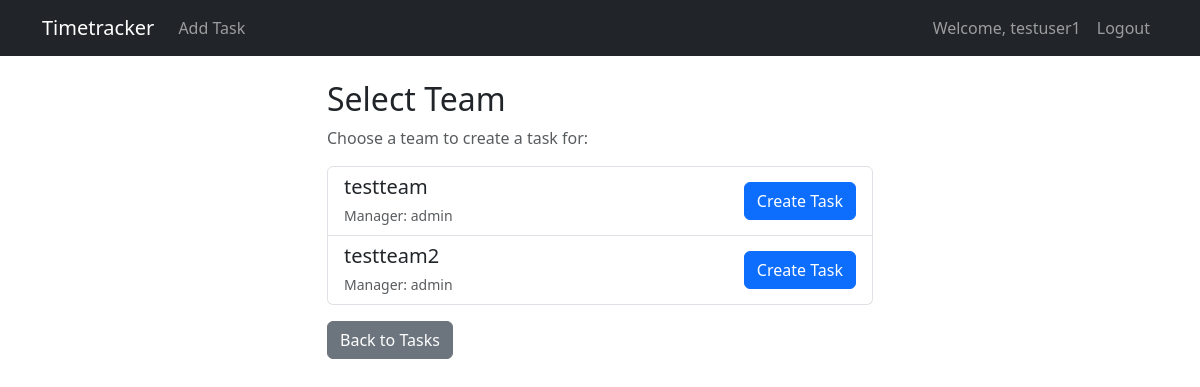
Page /timetracker/select-team/ (signed in) on the committed database.
### timetracker/models.py (models this page shows, shortened)
class Team(models.Model):
    name = models.CharField(max_length=100)
    manager = models.ForeignKey(User, on_delete=models.CASCADE, related_name='managed_teams')
    members = models.ManyToManyField(User, related_name='member_teams')
    created_at = models.DateTimeField(auto_now_add=True)
    updated_at = models.DateTimeField(auto_now=True)

### timetracker/views.py (the view)
# urls.py: path('select-team/', views.select_team, name='select_team'),
@login_required
def select_team(request):
    teams = Team.objects.filter(
        Q(members=request.user) | Q(manager=request.user)
    ).distinct()
    return render(request, 'timetracker/select_team.html', {'teams': teams})

### timetracker/templates/timetracker/select_team.html (shortened to what this page needs)
{% extends 'timetracker/base.html' %}
{% block content %}
<div class="row">
    <div class="col-md-6 offset-md-3">
        <h2>Select Team</h2>
        <p class="text-muted">Choose a team to create a task for:</p>
        <div class="list-group">
            {% for team in teams %}
            <div class="list-group-item">
                <div class="d-flex justify-content-between align-items-center">
                    <div>
                        <h5 class="mb-1">{{ team.name }}</h5>
                        <small class="text-muted">Manager: {{ team.manager.username }}</small>
                    </div>
                    <div class="btn-group">
                        <a href="{% url 'timetracker:task_create' team.id %}" class="btn btn-primary">
                             Create Task
                        </a>
                    </div>
                </div>
            </div>
            {% empty %}
            <div class="alert alert-warning">
                You are not a member of any team. Please contact your team manager to be added to a team.
            </div>
            {% endfor %}
        </div>
        <div class="mt-3">
            <a href="{% url 'timetracker:task_list' %}" class="btn btn-secondary">Back to Tasks</a>
        </div>
    </div>
</div>
{% endblock %}

### timetracker/templates/timetracker/base.html (shortened to what this page needs)
<!DOCTYPE html>
<html lang="en">
<head>
    <link href="https://cdn.jsdelivr.net/npm/bootstrap@5.3.0/dist/css/bootstrap.min.css" rel="stylesheet">
</head>
<body>
    <nav class="navbar navbar-expand-lg navbar-dark bg-dark">
        <div class="container">
            <a class="navbar-brand" href="{% url 'timetracker:task_list' %}">Timetracker</a>
            <div class="collapse navbar-collapse" id="navbarNav">
                <ul class="navbar-nav me-auto">
                    {% if user.is_authenticated %}
                    <li class="nav-item">
                        <a class="nav-link" href="{% url 'timetracker:select_team' %}">Add Task</a>
                    </li>
                    {% endif %}
                </ul>
                <ul class="navbar-nav">
                    {% if user.is_authenticated %}
                    <li class="nav-item">
                        <span class="nav-link">Welcome, {{ user.username }}</span>
                    </li>
                    <li class="nav-item">
                        <form method="post" action="{% url 'logout' %}" class="d-inline">
                            <button type="submit" class="btn btn-link nav-link">Logout</button>
                        </form>
                    </li>
                    {% else %}
                    <li class="nav-item">
                        <a class="nav-link" href="{% url 'login' %}">Login</a>
                    </li>
                    {% endif %}
                </ul>
            </div>
        </div>
    </nav>
    <div class="container mt-4">
        {% block content %}
        {% endblock %}
    </div>
</body>
</html>

### rows in the picture
Team: name "testteam", manager.username "admin"
Team: name "testteam2", manager.username "admin"

### other values in the picture
{{ user.username }} "testuser1"
